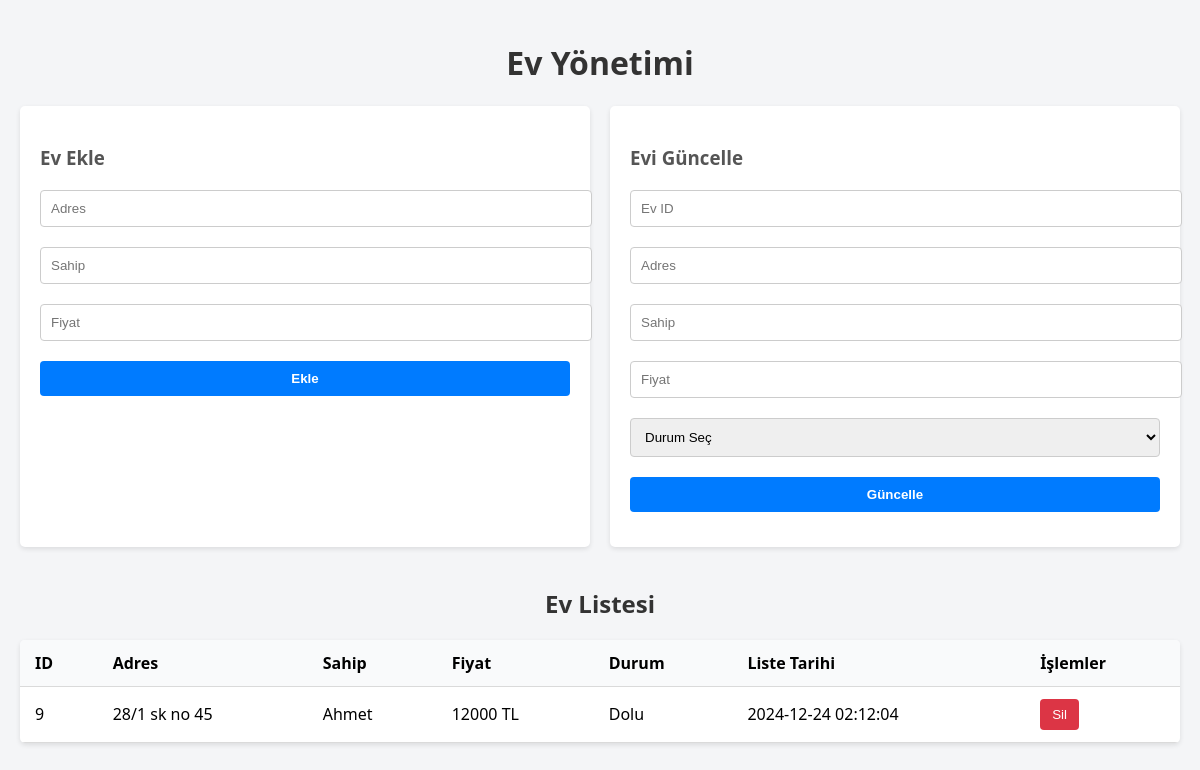
The page /houses.php on the database its author committed.
### tables this page shows
CREATE TABLE `house` (
  `id` int(11) NOT NULL,
  `address` text NOT NULL,
  `owner_name` varchar(100) NOT NULL,
  `price` double NOT NULL,
  `date_listed` datetime NOT NULL DEFAULT current_timestamp(),
  `status` tinyint(1) NOT NULL DEFAULT 1 COMMENT '1=available, 0=sold'
);

### houses.php (the view, shortened to what this page needs)
<?php
$host = 'localhost';
$dbname = 'loan_db';
$username = 'root';
$password = '';
try {
    $pdo = new PDO("mysql:host=$host;dbname=$dbname;charset=utf8mb4", $username, $password);
    $pdo->setAttribute(PDO::ATTR_ERRMODE, PDO::ERRMODE_EXCEPTION);
} catch (PDOException $e) {
    die("Bağlantı başarısız: " . $e->getMessage());
}
function listHouses($pdo) {
    $stmt = $pdo->query("SELECT * FROM house");
    return $stmt->fetchAll(PDO::FETCH_ASSOC);
}
$houses = listHouses($pdo);
?>
<!DOCTYPE html>
<html lang="tr">
<head>
</head>
<body>
    <h1>Ev Yönetimi</h1>
    <div class="container">
        <div class="form-container">
            <div class="form-group">
                <h3>Ev Ekle</h3>
                <form method="POST">
                    <input type="text" name="address" placeholder="Adres" required>
                    <input type="text" name="owner_name" placeholder="Sahip" required>
                    <input type="number" step="0.01" name="price" placeholder="Fiyat" required>
                    <button type="submit">Ekle</button>
                </form>
            </div>
            <div class="form-group">
                <h3>Evi Güncelle</h3>
                <form method="POST">
                    <input type="number" name="id" placeholder="Ev ID" required>
                    <input type="text" name="address" placeholder="Adres">
                    <input type="text" name="owner_name" placeholder="Sahip">
                    <input type="number" step="0.01" name="price" placeholder="Fiyat">
                    <select name="status">
                        <option value="">Durum Seç</option>
                    </select>
                    <button type="submit">Güncelle</button>
                </form>
            </div>
        </div>
        <h2>Ev Listesi</h2>
        <table>
            <thead>
                <tr>
                    <th>ID</th>
                    <th>Adres</th>
                    <th>Sahip</th>
                    <th>Fiyat</th>
                    <th>Durum</th>
                    <th>Liste Tarihi</th>
                    <th>İşlemler</th>
                </tr>
            </thead>
            <tbody>
                <?php foreach ($houses as $house): ?>
                <tr>
                    <td><?= htmlspecialchars($house['id']) ?></td>
                    <td><?= htmlspecialchars($house['address']) ?></td>
                    <td><?= htmlspecialchars($house['owner_name']) ?></td>
                    <td><?= htmlspecialchars($house['price']) ?> TL</td>
                    <td><?= $house['status'] == 1 ? 'Boş' : 'Dolu' ?></td>
                    <td><?= htmlspecialchars($house['date_listed']) ?></td>
                    <td>
                        <form method="POST" style="display:inline;" onsubmit="return confirm('Bu evi silmek istediğinizden emin misiniz?');">
                            <button type="submit" class="delete-button">Sil</button>
                        </form>
                    </td>
                </tr>
                <?php endforeach; ?>
            </tbody>
        </table>
    </div>
</body>
</html>

### houses.php (style rules this page uses)
body { font-family: 'Segoe UI', Tahoma, Geneva, Verdana, sans-serif; margin: 0; padding: 20px; background-color: #f4f5f7; }
h1, h2 { color: #333; text-align: center; }
.container { max-width: 1200px; margin: 0 auto; }
.form-container { display: flex; flex-wrap: wrap; gap: 20px; margin-bottom: 40px; }
.form-group { background: white; flex: 1; min-width: 280px; padding: 20px; border-radius: 5px; box-shadow: 0 2px 5px rgba(0,0,0,0.1); }
.form-group h3 { margin-bottom: 15px; color: #555; }
.form-group input, .form-group select, .form-group button { width: 100%; padding: 10px; margin: 5px 0 15px 0; border-radius: 4px; border: 1px solid #ccc; }
.form-group button { background: #007bff; color: white; border: none; cursor: pointer; font-weight: bold; }
table { width: 100%; border-collapse: collapse; background: white; border-radius: 5px; overflow: hidden; box-shadow: 0 2px 5px rgba(0,0,0,0.1); }
th, td { padding: 12px 15px; border-bottom: 1px solid #dadada; text-align: left; }
th { background: #f9fafb; font-weight: bold; }
.delete-button { background: #dc3545; border: none; padding: 8px 12px; color: white; border-radius: 4px; cursor: pointer; }

### rows shown on the page
house: id "9", address "28/1 sk no 45", owner_name "Ahmet", price "12000", status "Dolu", date_listed "2024-12-24 02:12:04"
